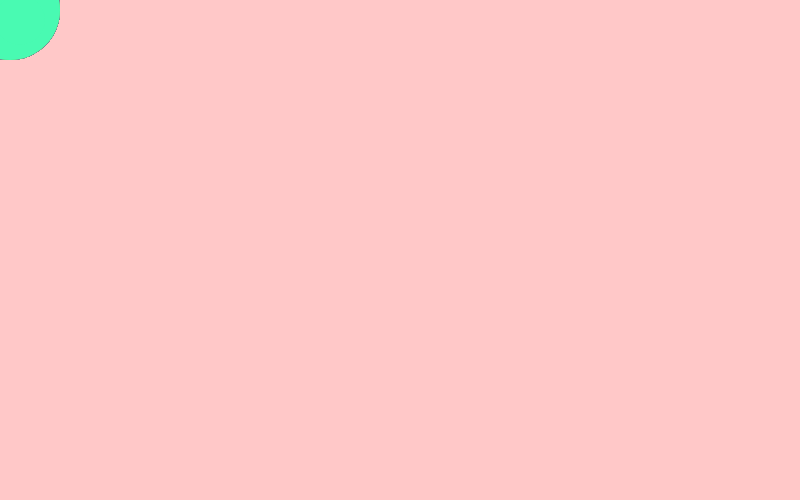
Frame 1 (no input)
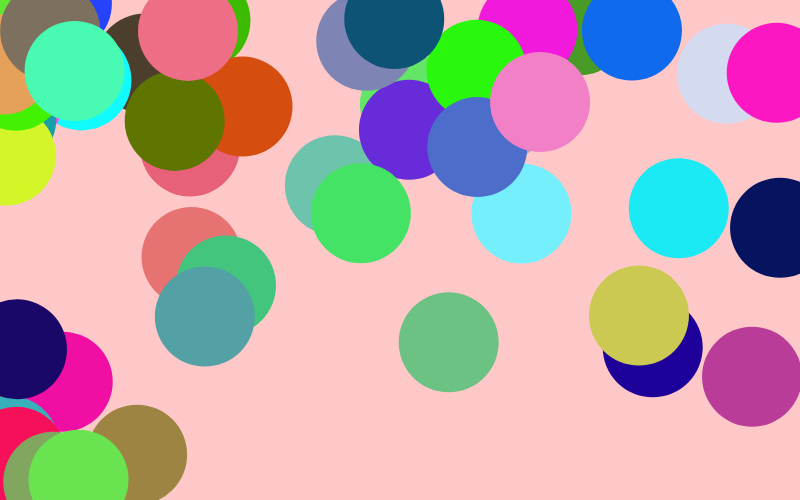
Frame 60 (no input)
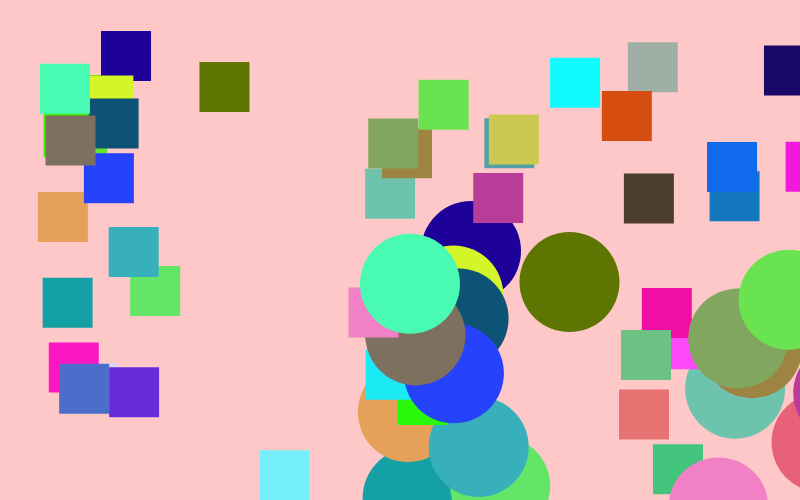
Frame 120 (the mouse pressed at the canvas centre since frame 60)

The p5.js sketch that drew these frames (run headless with seeded random() and noise() and a simulated clock; from frame 60 on, the mouse is pressed at the canvas centre):

// p5.js sketch
// ── sketch.js
var circleArray = [];

function setup() {
  createCanvas(800,500);

  for (var i = 0; i < 50; i++) {
    circleArray.push(new Circle(random(256),random(256),random(256)));
  }

}

function draw() {

  background(255,200,200);
  for (var i = 0; i < circleArray.length; i++) {
    circleArray[i].drawFace();
  }

}

// ── circleConstructor.js
function Circle(){
  this.d = 100;
  this.posX = 10;
  this.posY = 10;
  this.speedX = (random(1,100));
  this.speedY = (random(1,100));
  this.dirX = 3;
  this.dirY = 3;
  this.r = random(256);
  this.g = random(256);
  this.b = random(256);
}

Circle.prototype.drawFace = function(){
  push();

  translate(this.posX, this.posY);
  noStroke();
  fill(this.r,this.g,this.b);
  ellipse(mouseX,mouseY,this.d,this.d);

  if(mouseIsPressed)
      rect(30, 30, 50, 50);
    else
      ellipse(10, 10, 50, 50);


  pop();
  this.move();
};

Circle.prototype.move = function(){
  this.posX = this.posX + (this.speedX * this.dirX);
  this.posY = this.posY + (this.speedY * this.dirY);
  if (this.posX >= width || this.posX <= 0) {
    this.dirX= -1*this.dirX;
    this.speedX = random(10);
    if (this.posX >= width) {
      //this.posX = width-1;
      this.posX = random(100);
    }
    if (this.posX <= 0){
      this.posX = 1;
    }
  }

  if(this.posY >= height || this.posY <= 0) {
    this.dirY= -1*this.dirY;
     this.speedY= random(10);
    if (this.posY>=height) {
      //this.posY=height-1;
      this.posY = random(100);
    }
    if (this.posY <= 0) {
      this.posY = 1;
    }
  }
};
